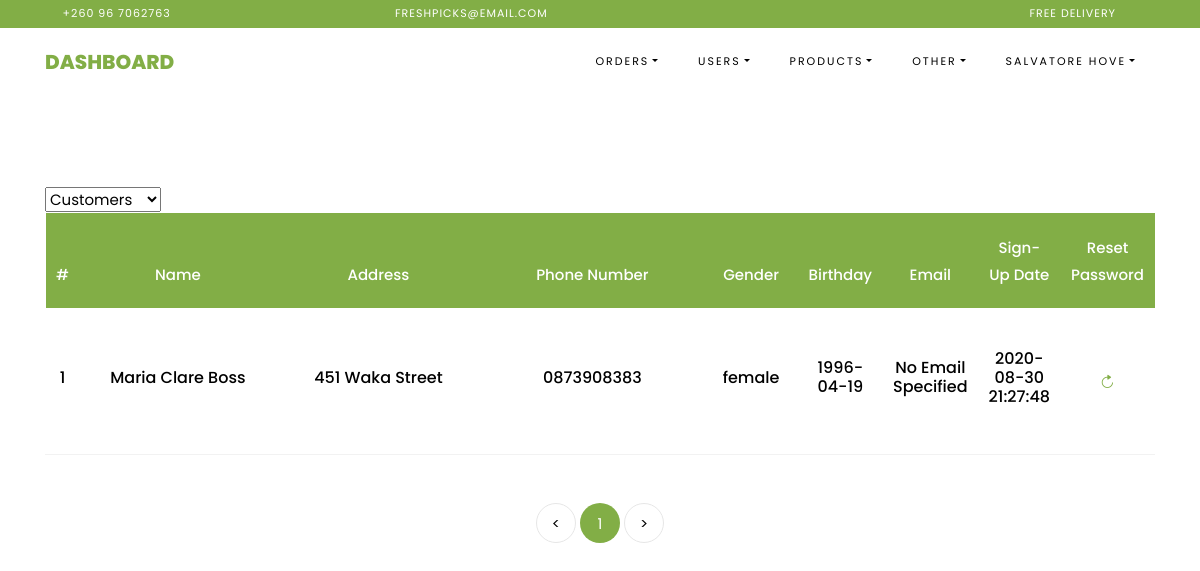
/admin/customers (signed in), run on an earlier commit of the app's database.
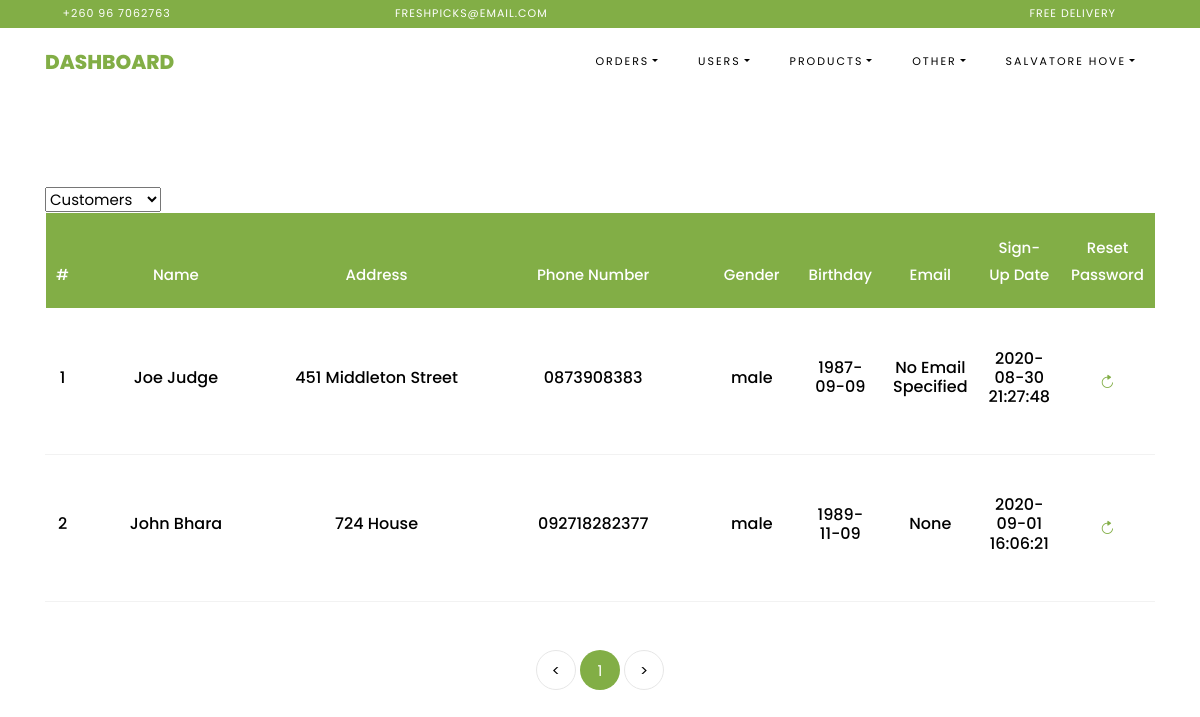
And on a later commit of the database.
### freshpicks/databaseModels.py (models this page shows, shortened)
class Customers(db.Model, UserMixin):
    id = db.Column(db.Integer, primary_key=True, autoincrement=True, unique=True)
    fullname = db.Column(db.String(), nullable=False)
    address = db.Column(db.String(), nullable=False)
    town = db.Column(db.String(), nullable=False)
    country = db.Column(db.String(), nullable=False)
    phone_number = db.Column(db.String(), nullable=False, unique=True)
    email_address = db.Column(db.String(), unique=True, nullable=True)
    gender = db.Column(db.String(), nullable=False)
    dob = db.Column(db.String(), nullable=False)
    password = db.Column(db.String(), nullable=True)
    terms_and_conditions = db.Column(db.Boolean(), nullable=False)
    date_registered = db.Column(db.TIMESTAMP(), default=datetime.datetime.now(), nullable=False)
    orders = db.relationship('Orders', backref='buyer', lazy=True)

### freshpicks/admins/routes.py (the view, shortened to what this page needs)
@admins.route('/admin/<path:view>')
def admin_view(view):
    if not g.admins:
        return redirect(url_for('.admin'))
    page = request.args.get('page', 1, type=int)
    customer_id = request.args.get('customer_id', 0, type=int)
    if "orders" in view:
        orders = ""  # need this to handle the filter the orders  in the view
        order_type = "all_orders"
        if view == "pending_orders":
            orders = Orders.query.filter_by(status="pending").paginate(per_page=PER_PAGE_VIEW, page=page)
            order_type = "pending_orders"
        elif view == "completed_orders":
            orders = Orders.query.filter_by(status="complete").paginate(per_page=PER_PAGE_VIEW, page=page)
            order_type = "completed_orders"
        elif view == "cancelled_orders":
            orders = Orders.query.filter_by(status="cancel").paginate(per_page=PER_PAGE_VIEW, page=page)
            order_type = "cancelled_orders"
        elif view == "all_orders":
            orders = Orders.query.paginate(per_page=PER_PAGE_VIEW, page=page)
        elif view == "customers_orders":
            orders = Orders.query.filter_by(customer_id=customer_id).order_by(Orders.date_ordered.desc()) \
                .paginate(per_page=PER_PAGE_VIEW, page=page)
            order_type = "customers_orders"
        return render_template('admin/manage_orders.html', order_type=order_type, orders_list=orders,
                               customer_id=customer_id)
    elif view == "customers":
        customer_list = Customers.query.order_by(Customers.fullname.asc()).paginate(per_page=PER_PAGE_VIEW, page=page)
        return render_template('admin/manage_customers.html', customer_list=customer_list)
    elif view == "admin_users":
        admin_list = AdminUsers.query.order_by(AdminUsers.username.asc()).paginate(per_page=PER_PAGE_VIEW, page=page)
        return render_template('admin/manage_users.html', admin_list=admin_list)
    elif view == "products":
        product_list = Products.query.order_by(Products.is_box.desc(), Products.name.asc()).paginate(
            per_page=PER_PAGE_VIEW, page=page)
        return render_template('admin/manage_products.html', product_list=product_list)
    return render_template('admin/manage_products.html', product_list=[])

### freshpicks/admins/routes.py (called while the page is built)
@admins.before_request
def before_request():
    g.admins = None
    if 'admin_username' in session:
        g.admins = session['admin_username']

### freshpicks/templates/admin/manage_customers.html (shortened to what this page needs)
{% extends 'admin/admin_template.html' %}
{% block navbar %}Dashboard{% endblock %}
{% block content %}
    <section class="ftco-section ftco-cart">
        <div class="container">
            <div class="row">
                <div class="col-md-12 ftco-animate">
                    <div class="cart-list">
                        <div>
                            <form action="{{ url_for('.admin_view', view='admin_users') }}">
                                <select class="dropdown-toggle" name="_manage_users"
                                        data-toggle="dropdown" aria-haspopup="true"
                                        onchange="this.form.submit()">
                                    <option selected disabled value="current">Customers</option>
                                </select>
                            </form>
                        </div>
                        {% if customer_list.items %}
                            <table class="table">
                                <thead class="thead-primary">
                                <tr class="text-center">
                                    <th>#</th>
                                    <th>Name</th>
                                    <th>Address</th>
                                    <th>Phone Number</th>
                                    <th>Gender</th>
                                    <th>Birthday</th>
                                    <th>Email</th>
                                    <th>Sign-Up Date</th>
                                    <th>Reset Password</th>
                                </tr>
                                </thead>
                                <tbody>
                                {% for customer in customer_list.items %}
                                    <tr class="text-center">
                                        <td class="total">
                                            <h6>{{ customer.id }}</h6>
                                        </td>
                                        <td class="product-name">
                                            <h6>{{ customer.fullname }}</h6>
                                        </td>
                                        <td class="product-name">
                                            <h6>{{ customer.address }}</h6>
                                        </td>
                                        <td class="product-name">
                                            <h6>{{ customer.phone_number }}</h6>
                                        </td>
                                        <td class="product-name">
                                            <h6>{{ customer.gender }}</h6>
                                        </td>
                                        <td class="product-name">
                                            <h6>{{ customer.dob }}</h6>
                                        </td>
                                        <td class="product-name">
                                            <h6>{{ customer.email_address }}</h6>
                                        </td>
                                        <td class="product-name">
                                            <h6>{{ customer.date_registered.strftime("%Y-%m-%d %H:%M:%S") }}</h6>
                                        </td>
                                        <td class="product-name">
                                            <a href="{{ url_for('.password_reset', customer_id=customer.id) }}"
                                               class="alert-link">
                                                <span class="ion-ios-refresh"></span>
                                            </a>
                                        </td>
                                    </tr>
                                {% endfor %}
                                </tbody>
                            </table>
                        {% endif %}
                        <div class="row mt-5">
                            <div class="col text-center">
                                <div class="block-27">
                                    <ul>
                                        <li><a href="#">&lt;</a></li>
                                        {% for page_num in customer_list.iter_pages(left_edge=1, right_edge=1, left_current=1, right_current=2) %}
                                            {% if page_num %}
                                                {% if customer_list.page == page_num %}
                                                    <li class="active"
                                                        href="{{ url_for('.admin_view', view='customers', page=page_num) }}">
                                                        <span>{{ page_num }}</span></li>
                                                {% else %}
                                                    <li>
                                                        <a href="{{ url_for('.admin_view', view='customers', page=page_num) }}">{{ page_num }}</a>
                                                    </li>
                                                {% endif %}
                                            {% else %}
                                                <li>
                                                    <a href="{{ url_for('.admin_view', view='customers', page=right_edge) }}">...</a>
                                                </li>
                                            {% endif %}
                                        {% endfor %}
                                        <li><a href="#">&gt;</a>
                                        </li>
                                    </ul>
                                </div>
                            </div>
                        </div>
                    </div>
                </div>
            </div>
        </div>
    </section>
{% endblock %}

### freshpicks/templates/admin/admin_template.html (shortened to what this page needs)
<!DOCTYPE html>
<html lang="en">
<head>
    <link rel="stylesheet" href="../../static/css/open-iconic-bootstrap.min.css">
    <link rel="stylesheet" href="../../static/css/animate.css">
    <link rel="stylesheet" href="../../static/css/owl.carousel.min.css">
    <link rel="stylesheet" href="../../static/css/owl.theme.default.min.css">
    <link rel="stylesheet" href="../../static/css/magnific-popup.css">
    <link rel="stylesheet" href="../../static/css/aos.css">
    <link rel="stylesheet" href="../../static/css/ionicons.min.css">
    <link rel="stylesheet" href="../../static/css/bootstrap-datepicker.css">
    <link rel="stylesheet" href="../../static/css/jquery.timepicker.css">
    <link rel="stylesheet" href="../../static/css/flaticon.css">
    <link rel="stylesheet" href="../../static/css/icomoon.css">
    <link rel="stylesheet" href="../../static/css/style.css">
</head>
<body class="goto-here">
<div class="py-1 bg-primary">
    <div class="container">
        <div class="row no-gutters d-flex align-items-start align-items-center px-md-0">
            <div class="col-lg-12 d-block">
                <div class="row d-flex">
                    <div class="col-md pr-4 d-flex topper align-items-center">
                        <div class="icon mr-2 d-flex justify-content-center align-items-center"><span
                                class="icon-phone2"></span></div>
                        <span class="text">+260 96 7062763</span>
                    </div>
                    <div class="col-md pr-4 d-flex topper align-items-center">
                        <div class="icon mr-2 d-flex justify-content-center align-items-center"><span
                                class="icon-paper-plane"></span></div>
                        <span class="text">freshpicks@email.com</span>
                    </div>
                    <div class="col-md-5 pr-4 d-flex topper align-items-center text-lg-right">
                        <span class="text">Free delivery</span>
                    </div>
                </div>
            </div>
        </div>
    </div>
</div>
<nav class="navbar navbar-expand-lg navbar-dark ftco_navbar bg-dark ftco-navbar-light" id="ftco-navbar">
    <div class="container">
        <a class="navbar-brand" href="{{ url_for('main.home') }}">{% block navbar %}{% endblock %}</a>
        <div class="collapse navbar-collapse" id="ftco-nav">
            <ul class="navbar-nav ml-auto">
                <li class="nav-item dropdown">
                    <a class="nav-link dropdown-toggle" href="#" id="dropdown04" data-toggle="dropdown"
                       aria-haspopup="true" aria-expanded="false">Orders</a>
                </li>
                <li class="nav-item dropdown">
                    <a class="nav-link dropdown-toggle" href="#" id="dropdown04" data-toggle="dropdown"
                       aria-haspopup="true" aria-expanded="false">Users</a>
                </li>
                <li class="nav-item dropdown">
                    <a class="nav-link dropdown-toggle" href="#" id="dropdown04" data-toggle="dropdown"
                       aria-haspopup="true" aria-expanded="false">Products</a>
                </li>
                <li class="nav-item dropdown">
                    <a class="nav-link dropdown-toggle" href="#" id="dropdown04" data-toggle="dropdown"
                       aria-haspopup="true" aria-expanded="false">Other</a>
                </li>
                {% if g.admins %}
                    <li class="nav-item dropdown">
                        <a class="nav-link dropdown-toggle" href="#" id="dropdown04" data-toggle="dropdown"
                           aria-haspopup="true" aria-expanded="false">{{ session['name'] }}</a>
                    </li>
                {% else: %}
                    <li class="nav-item"><a href="{{ url_for('admins.admin') }}" class="nav-link">Login</a></li>
                {% endif %}
            </ul>
        </div>
    </div>
</nav>
{% block content %} {% endblock %}
</body>
</html>

### freshpicks/static/css/icomoon.css (style rules this page uses)
[class^="icon-"], [class*=" icon-"] { font-family: 'icomoon' !important; speak: none; font-style: normal; font-weight: normal; font-variant: normal; text-transform: none; line-height: 1; -webkit-font-smoothing: antialiased; -moz-osx-font-smoothing: grayscale; }
.icon-paper-plane:before { content: "\f1d8"; }
.icon-phone2:before { content: "\e0cd"; }

What changed in the data, as far as the page shows it:
changed Customers "No Email Specified": fullname "Maria Clare Boss" → "Joe Judge"; address "451 Waka Street" → "451 Middleton Street"; gender "female" → "male"; dob "1996-04-19" → "1987-09-09"
added Customers: id "2", fullname "John Bhara", address "724 House", phone_number "092718282377", gender "male", dob "1989-11-09", email_address "None", date_registered "2020-09-01 16:06:21"
